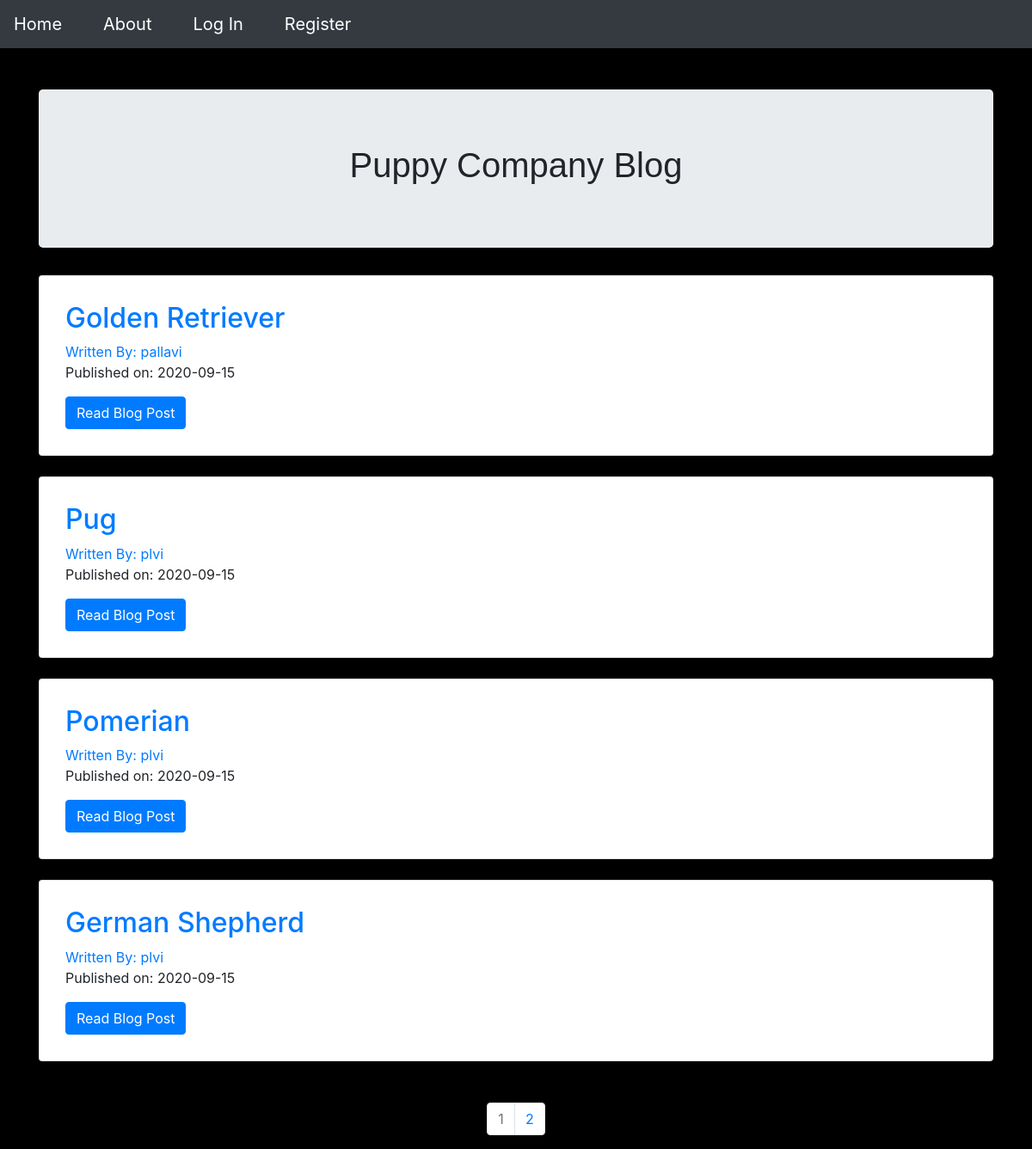
Before: / with the older database file.
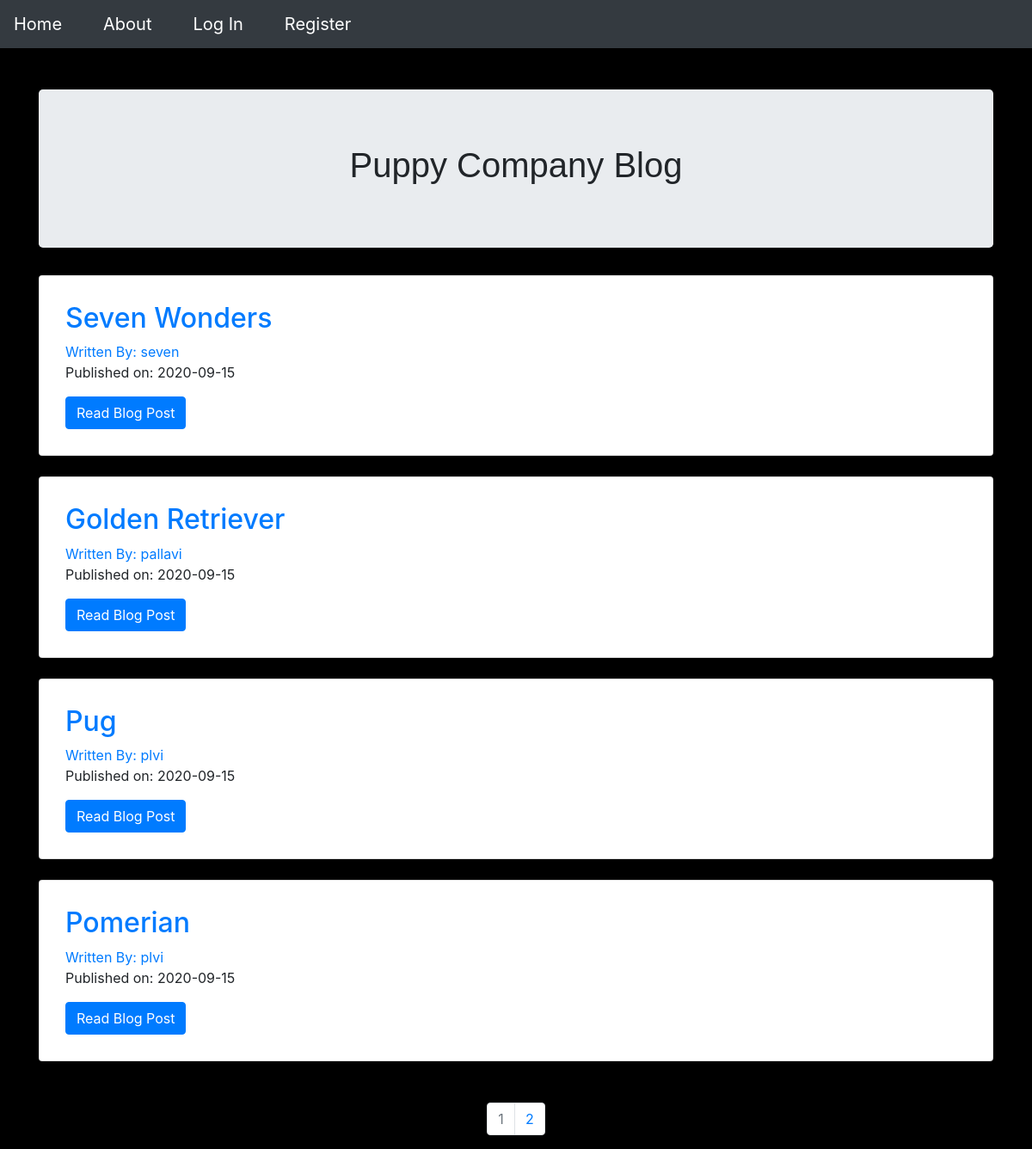
After: the same page with the newer database file.
### puppycompanyblog/models.py (models this page shows, shortened)
class BlogPost(db.Model):
    users = db.relationship(User)
    id = db.Column(db.Integer, primary_key=True)
    user_id = db.Column(db.Integer, db.ForeignKey('users.id'), nullable=False)
    date = db.Column(db.DateTime, nullable=False, default=datetime.utcnow)
    title = db.Column(db.String(140), nullable=False)
    text = db.Column(db.Text, nullable=False)

class User(db.Model, UserMixin):
    __tablename__ = 'users'
    id = db.Column(db.Integer, primary_key=True)
    profile_image = db.Column(
        db.String(64), nullable=False, default='default_profile.jpg')
    email = db.Column(db.String(64), unique=True, index=True)
    username = db.Column(db.String(64), unique=True, index=True)
    pasword_hash = db.Column(db.String(128))
    posts = db.relationship('BlogPost', backref='author', lazy=True)

### puppycompanyblog/core/views.py (the view)
@core.route('/')
def index():
    page = request.args.get('page', 1, type=int)
    blog_posts = BlogPost.query.order_by(BlogPost.date.desc()).paginate(page=page, per_page=4)\
    return render_template('index.html', blog_posts=blog_posts)

### puppycompanyblog/templates/index.html
{% extends "base.html" %} {% block content %}
<div class="jumbotron">
  <center>
    <h1 style="font-family:'Lucida Sans', 'Lucida Sans Regular', 'Lucida Grande', 'Lucida Sans Unicode', Geneva, Verdana, sans-serif">Puppy Company Blog</h1>
  </center>
</div>
<div class="conatiner">
  {% for post in blog_posts.items %}
  <div class="card" style="padding: 30px;">
    <div class="card-cody">
      <h2>
        <a
          href="{{url_for('blog_posts.blog_post',blog_post_id = post.id)}}"
          class="card-title"
          >{{post.title}}</a
        >
      </h2>
      <a href="{{url_for('users.user_posts',username=post.author.username)}}"
        >Written By: {{post.author.username}}</a
      >
      <p>Published on: {{post.date.strftime('%Y-%m-%d')}}</p>
      <a
        href="{{url_for('blog_posts.blog_post',blog_post_id = post.id)}}"
        class="btn btn-primary"
        >Read Blog Post</a
      >
    </div>
  </div>
  <br>
  {% endfor %}
</div>
<br>
<nav aria-label="Page navigation example">
  <ul class="pagination justify-content-center">
    {% for page_num in blog_posts.iter_pages(left_edge=1,right_edge=1,left_current=1,right_current=2) %}
      {%if blog_posts.page == page_num %}
      <li class="page-item disabled">
        <a href="{{url_for('core.index',page=page_num)}}" class="page-link">{{page_num}}</a>
      </li>
      {% else %}
      <li class="page-item">
        <a href="{{url_for('core.index',page=page_num)}}" class="page-link">{{page_num}}</a>
      </li>
      {% endif %}
    {% endfor %}
  </ul>
</nav
{% endblock %}

Changed rows visible on the page:
no longer on this page (row unchanged): BlogPost: title "German Shepherd", author.username "plvi", date "2020-09-15"
added BlogPost: title "Seven Wonders", author.username "seven", date "2020-09-15"
